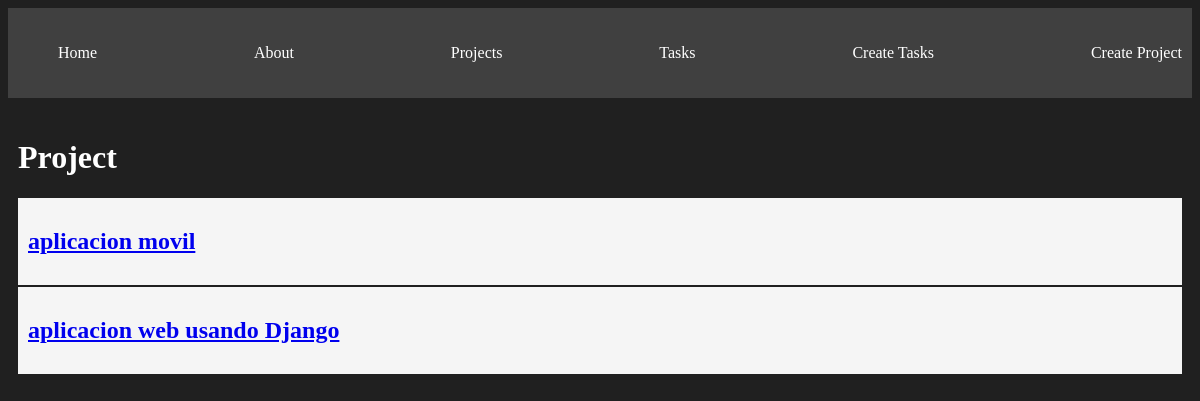
Before: /projects/ with the older database file.
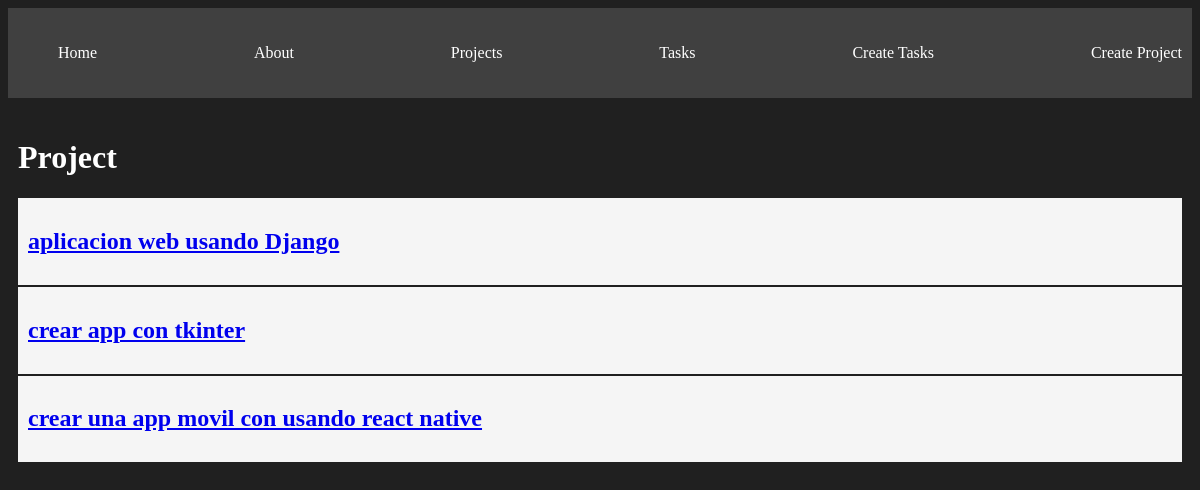
After: the same page with the newer database file.
### myApp/models.py (models this page shows, shortened)
class Project(models.Model):
    name = models.CharField(max_length=200)

### myApp/views.py (the view)
# urls.py: path('projects/', views.projects, name='projects'),
def projects(request):
    projects = Project.objects.all()
    return render(request, 'projects.html', {
        'projects': projects
    })

### myApp/templates/projects.html
{% extends 'partials/nav.html'%}
{% block content %}
<h1> Project </h1>
{% for project in projects %}
<article class='card'>
    <a href="{% url 'project_detail' project.id %}">
        <h1> {{ project.name }}</h1>
    </a>
</article>
{% endfor %}
{% endblock %}

Changed rows visible on the page:
removed Project: name "aplicacion movil"
added Project: name "crear app con tkinter"
added Project: name "crear una app movil con usando react native"
